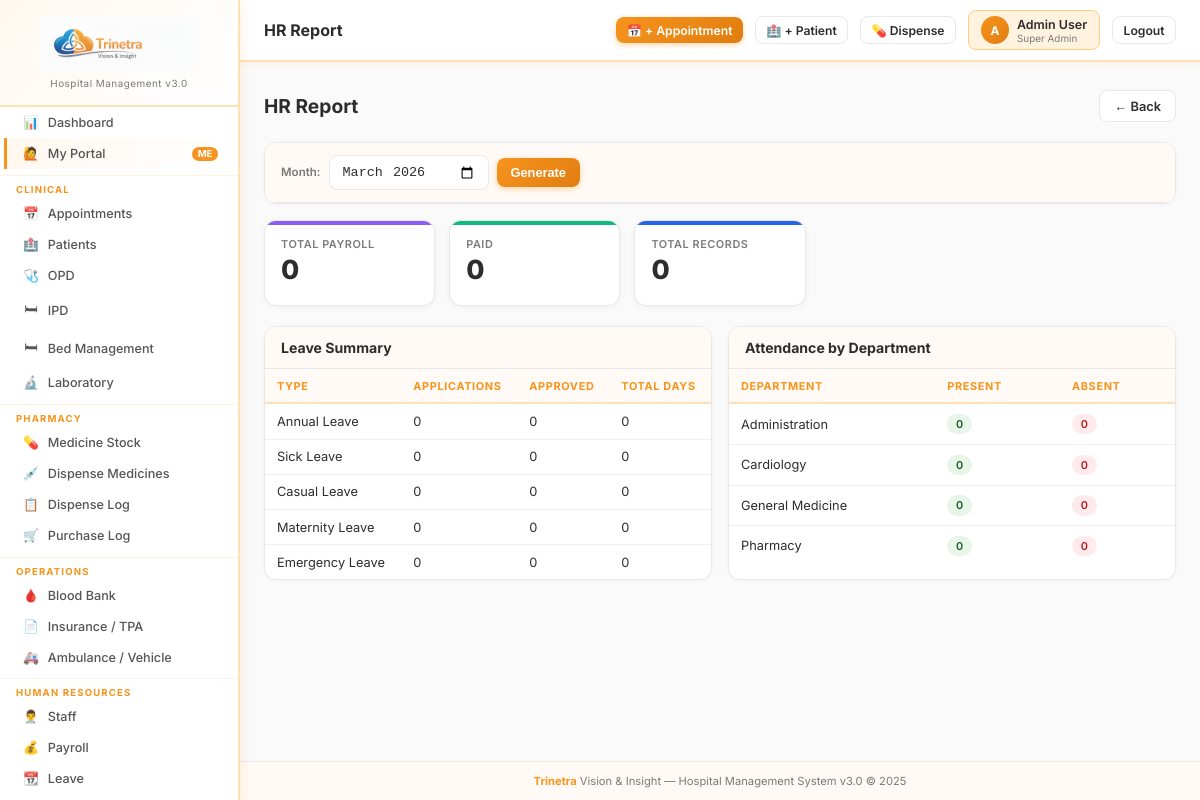
The app's page /reports/hr (signed in) with its own data.
### tables this page shows
CREATE TABLE leave_types (
    id INTEGER PRIMARY KEY AUTOINCREMENT, name TEXT NOT NULL,
    days_allowed INTEGER DEFAULT 0, carry_forward INTEGER DEFAULT 0,
    description TEXT DEFAULT '', is_active INTEGER DEFAULT 1
);

CREATE TABLE department (
    id INTEGER PRIMARY KEY AUTOINCREMENT, department_name TEXT NOT NULL,
    description TEXT DEFAULT '', is_active INTEGER DEFAULT 1
);

### app.py (the view)
@app.route('/reports/hr')
@perm_required('reports','view')
def report_hr():
    month = request.args.get('month', date.today().strftime('%Y-%m'))
    payroll_summary = qdb("SELECT COUNT(*) as count,SUM(net_salary) as total_payroll,SUM(CASE WHEN payment_status='paid' THEN 1 ELSE 0 END) as paid_count FROM payroll WHERE month=? AND year=?",
                          (datetime.strptime(month,'%Y-%m').strftime('%B'),int(month[:4])), one=True)
    leave_summary = qdb("""SELECT leave_types.name,COUNT(leave_applications.id) as count,
        SUM(CASE WHEN leave_applications.status='approved' THEN 1 ELSE 0 END) as approved,
        SUM(leave_applications.total_days) as total_days
        FROM leave_types LEFT JOIN leave_applications ON leave_applications.leave_type_id=leave_types.id
        GROUP BY leave_types.id""")
    dept_attendance = qdb("""SELECT department.department_name,
        SUM(CASE WHEN attendance.status='present' THEN 1 ELSE 0 END) as present,
        SUM(CASE WHEN attendance.status='absent' THEN 1 ELSE 0 END) as absent
        FROM department LEFT JOIN staff ON staff.department=department.id
        LEFT JOIN attendance ON attendance.staff_id=staff.id AND strftime('%Y-%m',attendance.date)=?
        WHERE staff.is_active=1 GROUP BY department.id ORDER BY department.department_name""",(month,))
    return render_template('reports/hr.html', payroll_summary=payroll_summary, leave_summary=leave_summary, dept_attendance=dept_attendance, month=month)

### app.py (called while the page is built)
def get_db():
    db = getattr(g, '_database', None)
    if db is None:
        db = g._database = sqlite3.connect(DATABASE)
        db.row_factory = sqlite3.Row
        db.execute("PRAGMA foreign_keys = ON")
    return db

@app.teardown_appcontext
def close_connection(exception):
    db = getattr(g, '_database', None)
    if db is not None: db.close()

def qdb(query, args=(), one=False):
    cur = get_db().execute(query, args)
    rv = cur.fetchall()
    return (rv[0] if rv else None) if one else rv

def get_user(): return session.get('hospitaladmin', {})

def get_user_permissions():
    user = get_user()
    if not user: return {}
    if user.get('roles') == 'Super Admin':
        return {m: {'view':True,'add':True,'edit':True,'delete':True} for m in ALL_MODULES}
    role_id = user.get('role_id', 0)
    rows = qdb("SELECT module,can_view,can_add,can_edit,can_delete FROM role_permissions WHERE role_id=?", (role_id,))
    return {r['module']: {'view':bool(r['can_view']),'add':bool(r['can_add']),'edit':bool(r['can_edit']),'delete':bool(r['can_delete'])} for r in rows}

def perm_required(module, action='view'):
    def decorator(f):
        @wraps(f)
        def decorated(*args, **kwargs):
            if 'hospitaladmin' not in session:
                return redirect(url_for('login'))
            user = get_user()
            if user.get('roles') == 'Super Admin':
                return f(*args, **kwargs)
            perms = get_user_permissions()
            if not perms.get(module, {}).get(action):
                flash(f'Access denied: {action} permission required for {module}.', 'danger')
                return redirect(url_for('dashboard'))
            return f(*args, **kwargs)
        return decorated
    return decorator

@app.context_processor
def inject_globals():
    user = get_user()
    perms = get_user_permissions() if user else {}
    settings = {}
    if user:
        try:
            rows = qdb("SELECT name,value FROM sch_settings")
            settings = {r['name']: r['value'] for r in rows}
        except: pass
    return dict(current_user=type('U', (), user)() if user else None,
                user_perms=perms, settings=settings,
                ALL_MODULES=ALL_MODULES)

### templates/reports/hr.html
{% extends 'base.html' %}{% block title %}HR Report{% endblock %}{% block page_title %}HR Report{% endblock %}{% block content %}
<div class="page-header"><div><h1>HR Report</h1></div><a href="{{ url_for('reports') }}" class="btn btn-secondary">← Back</a></div>
<div class="card mb-4"><div class="card-header">
  <form class="flex gap-2 items-center" method="GET">
    <label class="form-label" style="margin:0;">Month:</label><input type="month" name="month" class="form-control" value="{{ month }}" style="width:160px;">
    <button type="submit" class="btn btn-primary">Generate</button>
  </form>
</div></div>
{% if payroll_summary %}
<div class="stats-grid">
  <div class="stat-card" style="--card-color:#8b5cf6;"><div class="stat-label">Total Payroll</div><div class="stat-value">{{ "%.0f"|format(payroll_summary.total_payroll or 0) }}</div></div>
  <div class="stat-card" style="--card-color:#10b981;"><div class="stat-label">Paid</div><div class="stat-value">{{ payroll_summary.paid_count or 0 }}</div></div>
  <div class="stat-card" style="--card-color:#2563eb;"><div class="stat-label">Total Records</div><div class="stat-value">{{ payroll_summary.count or 0 }}</div></div>
</div>{% endif %}
<div class="grid-2">
<div class="card"><div class="card-header"><h3>Leave Summary</h3></div><div class="card-body p-0"><table>
<thead><tr><th>Type</th><th>Applications</th><th>Approved</th><th>Total Days</th></tr></thead>
<tbody>{% for r in leave_summary %}<tr>
  <td>{{ r.name }}</td><td>{{ r.count }}</td><td>{{ r.approved }}</td><td>{{ r.total_days or 0 }}</td>
</tr>{% else %}<tr><td colspan="4" class="text-center text-muted" style="padding:1rem">No data.</td></tr>{% endfor %}</tbody>
</table></div></div>
<div class="card"><div class="card-header"><h3>Attendance by Department</h3></div><div class="card-body p-0"><table>
<thead><tr><th>Department</th><th>Present</th><th>Absent</th></tr></thead>
<tbody>{% for r in dept_attendance %}<tr>
  <td>{{ r.department_name }}</td><td><span class="badge badge-success">{{ r.present }}</span></td><td><span class="badge badge-danger">{{ r.absent }}</span></td>
</tr>{% else %}<tr><td colspan="3" class="text-center text-muted" style="padding:1rem">No data.</td></tr>{% endfor %}</tbody>
</table></div></div>
</div>{% endblock %}

### templates/base.html (style rules this page uses)
:root { --brand-orange:#F7941D; --brand-orange-dark:#e07d10; --brand-orange-light:#FFF3E0; --brand-blue:#1565C0; --sidebar:#ffffff; --sidebar-border:#ffe0b2; --sidebar-hover:#fff8f0; --sidebar-active-bg:#F7941D; --sidebar-active-text:#ffffff; --topbar:#ffffff; --bg:#fafafa; --card:#ffffff; --border:#e8e8e8; --text:#2d2d2d; --muted:#7a7a7a; --primary:#F7941D; --primary-dark:#e07d10; --success:#2e7d32; --danger:#c62828; --warning:#e65100; --info:#0277bd; --purple:#6a1b9a; }
* { margin:0;padding:0;box-sizing:border-box; }
html,body { height:100%; }
body { font-family:'Inter',system-ui,sans-serif; background:var(--bg); color:var(--text); display:flex; min-height:100vh; overflow-x:hidden; }
.page-header { display:flex;align-items:center;justify-content:space-between; margin-bottom:1.25rem;flex-wrap:wrap;gap:.75rem; }
.page-header h1 { font-size:1.2rem;font-weight:700;color:var(--text); }
.card { background:var(--card); border:1px solid var(--border); border-radius:.75rem; overflow:hidden; margin-bottom:1rem; box-shadow:0 1px 4px rgba(0,0,0,.04); }
.card-header { padding:.75rem 1rem; border-bottom:1px solid var(--border); display:flex;align-items:center;justify-content:space-between; background:#fffaf5; }
.card-header h3 { font-size:.88rem;font-weight:700;color:var(--text); }
.card-body { padding:1rem; }
.card-body.p-0 { padding:0; }
.stats-grid { display:grid; grid-template-columns:repeat(auto-fill,minmax(150px,1fr)); gap:.875rem; margin-bottom:1.25rem; }
.stat-card { background:#fff; border:1px solid var(--border); border-radius:.75rem; padding:1rem; position:relative; overflow:hidden; box-shadow:0 1px 6px rgba(0,0,0,.05); transition:transform .15s; }
.stat-card::before { content:'';position:absolute;top:0;left:0;right:0;height:4px; background:var(--card-color,var(--brand-orange)); }
.stat-label { font-size:.68rem;font-weight:600;color:var(--muted);text-transform:uppercase;letter-spacing:.05em; }
.stat-value { font-size:1.65rem;font-weight:800;color:var(--text);line-height:1.2;margin:.2rem 0; }
.grid-2 { display:grid;grid-template-columns:1fr 1fr;gap:1rem; }
table { width:100%;border-collapse:collapse;font-size:.8rem; }
thead tr { background:#fffaf5; }
th { padding:.6rem .75rem;text-align:left; font-size:.68rem;font-weight:700; color:var(--brand-orange); text-transform:uppercase;letter-spacing:.06em; white-space:nowrap; border-bottom:2px solid var(--sidebar-border); }
td { padding:.6rem .75rem;border-bottom:1px solid #f0f0f0;vertical-align:middle; }
tr:last-child td { border-bottom:none; }
.form-label { font-size:.72rem;font-weight:600;color:var(--muted); }
.form-control { padding:.5rem .75rem; border:1.5px solid var(--border); border-radius:.5rem; font-size:.84rem; width:100%; background:#fff; transition:.15s; color:var(--text); }
.btn { display:inline-flex;align-items:center;gap:.4rem; padding:.45rem .875rem;border-radius:.5rem; font-size:.8rem;font-weight:600;cursor:pointer; border:none;text-decoration:none;transition:.15s;white-space:nowrap; }
.btn-primary { background:linear-gradient(135deg,var(--brand-orange),var(--brand-orange-dark));color:#fff;box-shadow:0 2px 6px rgba(247,148,29,.35); }
.btn-secondary { background:#fff;color:var(--text);border:1.5px solid var(--border); }
.badge { display:inline-flex;align-items:center;gap:.25rem; padding:.2rem .55rem;border-radius:999px; font-size:.68rem;font-weight:600;white-space:nowrap; }
.badge-success { background:#e8f5e9;color:#1b5e20; }
.badge-danger { background:#ffebee;color:#b71c1c; }
.flex { display:flex; }
.gap-2 { gap:.5rem; }
.items-center { align-items:center; }
.mb-4 { margin-bottom:1rem; }

### records on screen
leave_types: name "Annual Leave", count "0", approved "0", total_days "0"
leave_types: name "Sick Leave", count "0", approved "0", carry_forward "0"
leave_types: name "Casual Leave", count "0", approved "0", carry_forward "0"
leave_types: name "Maternity Leave", count "0", approved "0", carry_forward "0"
leave_types: name "Emergency Leave", count "0", approved "0", carry_forward "0"
department: department_name "Administration", present "0", absent "0"
department: department_name "Cardiology", present "0", absent "0"
department: department_name "General Medicine", present "0", absent "0"
department: department_name "Pharmacy", present "0", absent "0"

### other values on screen
{{ current_user.username[:1].upper() if current_user else 'U' }} "A"
{{ current_user.username if current_user else '' }} "Admin User"
{{ current_user.roles if current_user else '' }} "Super Admin"
{{ "%.0f"|format(payroll_summary.total_payroll or 0) }} "0"
{{ payroll_summary.paid_count or 0 }} "0"
{{ payroll_summary.count or 0 }} "0"
